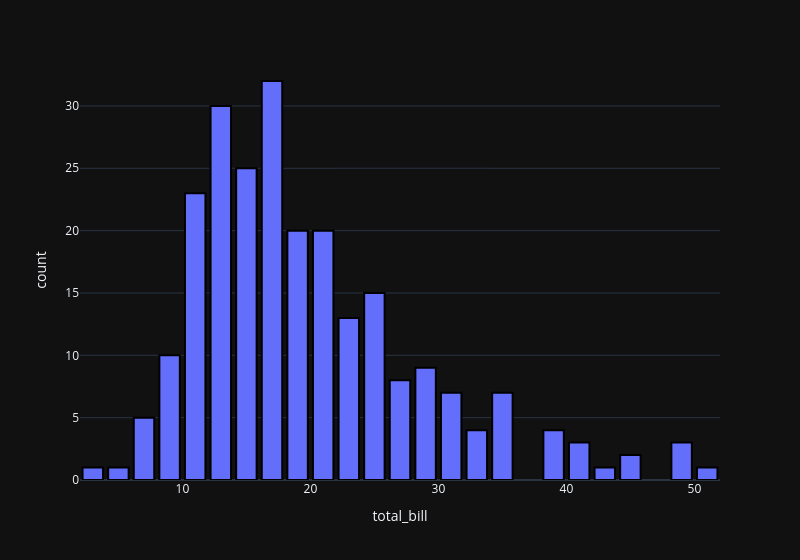

Write notebook code for a chart like this one.
### Code cell
# using Histnorm

fig = px.histogram(df, x='total_bill', width=800, histnorm=None)          # histnorm changes what y axis of histogram represents
# histnorm takes only 5 values
    # None -- by default takes 'count'
    # percent
    # probability
    # density
    # probability density
fig.update_traces(marker=dict(line=dict(color='black', width=2)))
fig.update_layout(bargap=0.2, template='plotly_dark')
fig.show()

### Figure 1 — Plotly figure (JSON) as saved in the notebook; plotly's stock layout.template omitted (floating-point values rounded to 4 significant figures; data arrays with more than 128 entries replaced by an {"elided": "..."} marker saying what was removed)
{"data": [{"bingroup": "x", "hovertemplate": "total_bill=%{x}<br>count=%{y}<extra></extra>", "legendgroup": "", "marker": {"color": "#636efa", "line": {"color": "black", "width": 2}, "pattern": {"shape": ""}}, "name": "", "orientation": "v", "showlegend": false, "type": "histogram", "x": {"elided": "244 float values"}, "xaxis": "x", "yaxis": "y"}], "layout": {"bargap": 0.2, "barmode": "relative", "legend": {"tracegroupgap": 0}, "margin": {"t": 60}, "width": 800, "xaxis": {"anchor": "y", "domain": [0, 1], "title": {"text": "total_bill"}}, "yaxis": {"anchor": "x", "domain": [0, 1], "title": {"text": "count"}}}}
